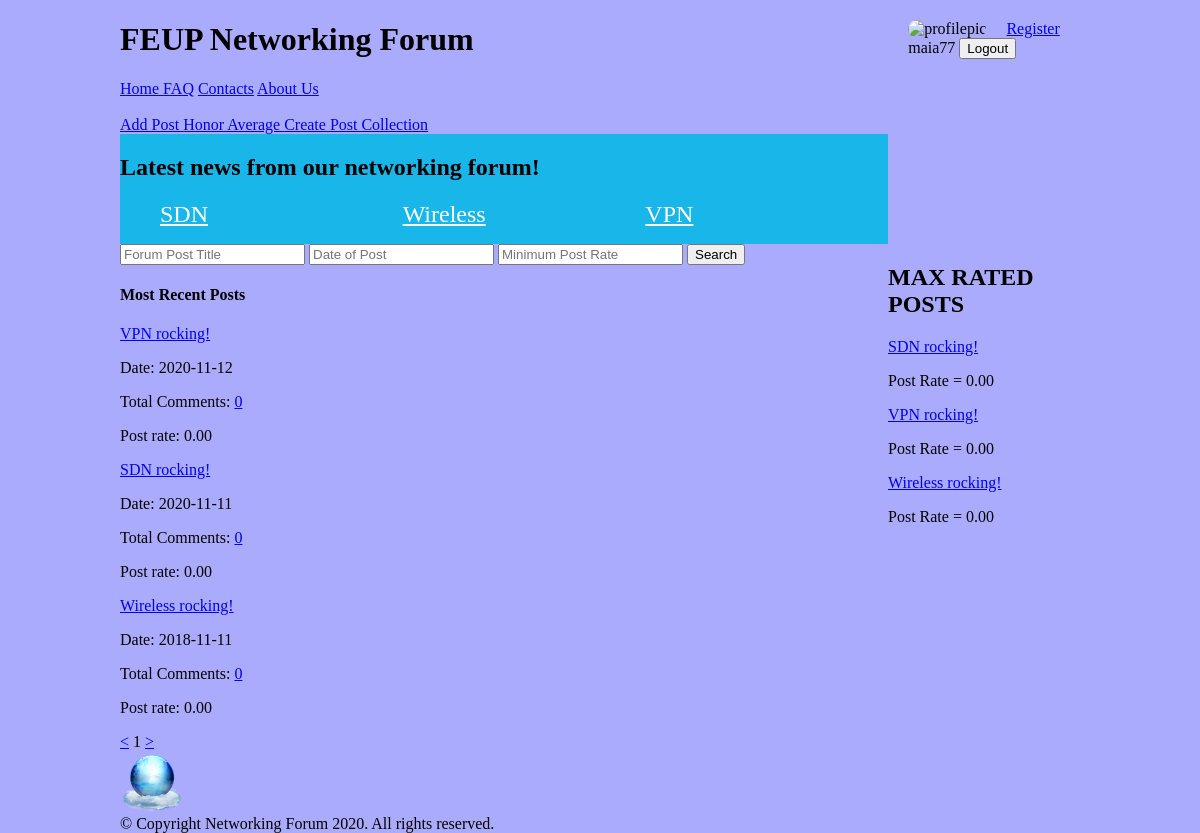
The page /php/initialpage.php (signed in) on the database its author committed.
### tables this page shows
CREATE TABLE forumpost (
    postid integer PRIMARY KEY AUTOINCREMENT,
    posttitle text NOT NULL,
    content text CHECK(LENGTH(content)>= 0 AND LENGTH(content)<20000),
    username text REFERENCES user, 
    published INTEGER, 
    topic text REFERENCES topic, 
    postrate integer CHECK(postrate>=0 AND postrate <=5)
    );

### php/initialpage.php (called while the page is built, shortened)
<?php
  require_once("../database/init.php");
  require_once("../database/posts.php");
  require_once("../database/comments.php");
  include_once("../templates/homepage_section/header_pagina_inicial_tpl.php");
  include_once("../templates/homepage_section/topics_tpl.php");
  $n_posts = getNumberOfPosts();
  $n_pages = ceil($n_posts/3);
    if(isset($_GET["page"])){
      $page = $_GET["page"];
        if($page < 1){
          $page = 1;
        }
        if($page > $n_pages){
          $page = $n_pages;
        }
    } else{
        $page = 1;
    }
    $stories = getAllPosts($page);
    $maxrates = getPostsWithBestRating();
  include_once("../templates/homepage_section/max_rated_tpl.php");
  include_once("../templates/homepage_section/most_recent_posts_tpl.php");
  include_once("../templates/static_sections/footer_tpl.php");
?>

### database/posts.php (called while the page is built, shortened)
<?php
function getAllPosts($page)
{
  global $dbh;
  $stmt = $dbh->prepare('SELECT * FROM forumpost ORDER BY published DESC LIMIT ? OFFSET ?');
  $stmt->execute(array(3, ($page-1)*3));
  return $stmt->fetchAll();
}
function getPostsWithBestRating() {
  global $dbh;
  $stmt = $dbh->prepare('SELECT *  FROM forumpost ORDER BY forumpost.postrate DESC LIMIT 3');
  $stmt->execute();
  return $stmt->fetchAll();
}

### database/comments.php (called while the page is built, shortened)
<?php
  function getTotalOfCommentsOnPost($postid){
    global $dbh;
    $stmt = $dbh->prepare('SELECT COUNT(comment.postid) as numbOfComments FROM comment WHERE postid = ?');
    $stmt->execute(array($postid));
    return $stmt->fetchColumn();
  }
?>

### templates/homepage_section/most_recent_posts_tpl.php (the view, shortened to what this page needs)
<?php
require_once("../database/comments.php");
?>
<section id="posts">
  <form id="search" action="list_products.php">
    <input type="text" name="title" placeholder="Forum Post Title">
    <input type="text" name="date" placeholder="Date of Post">
    <input type="text" name="minPostRate" placeholder="Minimum Post Rate">
    <input type="submit" value="Search">
  </form>
  <article>
  <aside id="related">
   <h1> Most Recent Posts</h1>
   <?php foreach ($stories as $story) { ?>
   <article>
    <a href="../php/post.php?postid=<?php echo $story['postid'] ?>"><?php echo $story['posttitle'] ?></a>
    <p class="date"> Date: <?= $story['published'] ;?></p>
    <?php $numbOfComments = getTotalOfCommentsOnPost($story['postid']); ?>
    <p>Total Comments: <a href="../php/post.php?postitle=<?php echo $story['posttitle'] ?>&postid=<?php echo $story['postid']?>">
    <?php echo $numbOfComments; ?></a>
    <p>Post rate: <?php echo number_format($story["postrate"], 2, '.', ''); ?></p>
   </article>
  </aside>
<?php  } ?>
  <div id="pagination">
      <a href="../php/initialpage.php?page=<?php echo $page-1; ?>">&lt;</a>
        <?php echo $page ?>
      <a href="../php/initialpage.php?page=<?php echo $page+1; ?>">&gt;</a>
  </div>

### templates/homepage_section/max_rated_tpl.php
<aside id="maxrated">
        <h1> MAX RATED POSTS</h1>
        <article>
            <?php foreach($maxrates as $maxrated) {  ?>
              <p><a href="../php/post.php?postid=<?php echo $maxrated['postid'] ?>">
              <?php echo $maxrated['posttitle'] ?></a></p>
              <p>Post Rate = <?php echo number_format($maxrated['postrate'], 2, '.', ''); ?></p>
            <?php  } ?>
        </article>
</aside>

### css/initialpage.css (style rules this page uses)
body { background-color: #ababfd; margin: 0 auto; width: 60em; display: grid; grid-template-columns: [start] 4fr [middle] 1fr [end]; grid-template-rows: [start] auto [topics] auto [posts] 1fr [footer] auto [end]; }
body > header h1 { font-family: garamond; }
aside { grid-column: middle; grid-row: topics/end; }
#posts { grid-column: start; }
body > header h1 { grid-column: 1; grid-row: 1; }

### rows shown on the page
forumpost: posttitle "SDN rocking!", postrate "0.00", published "2020-11-11", numbOfComments "0"
forumpost: posttitle "VPN rocking!", postrate "0.00", published "2020-11-12", numbOfComments "0"
forumpost: posttitle "Wireless rocking!", postrate "0.00", published "2018-11-11", numbOfComments "0"

### other values the page prints
$_SESSION["username"] "maia77"
$page "1"
